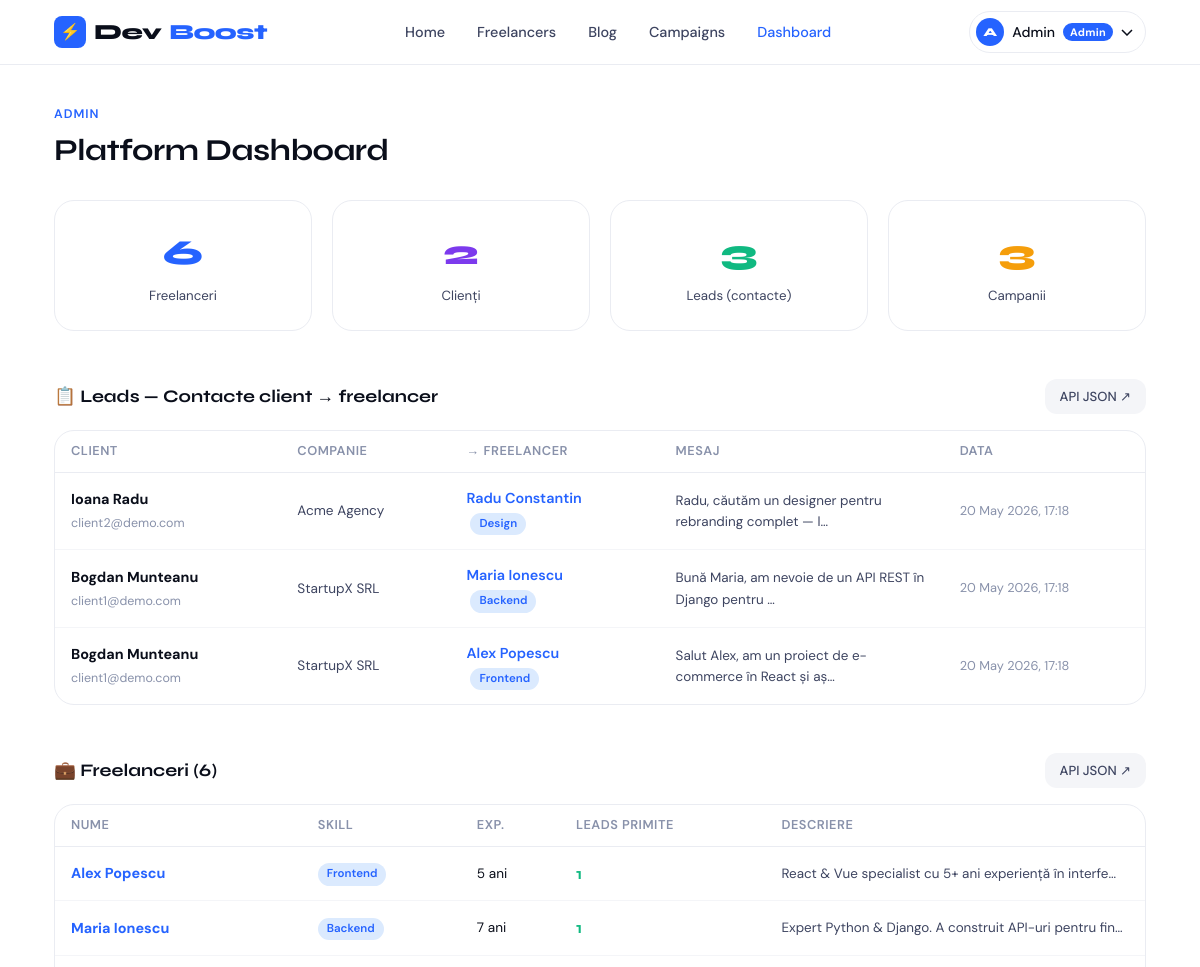
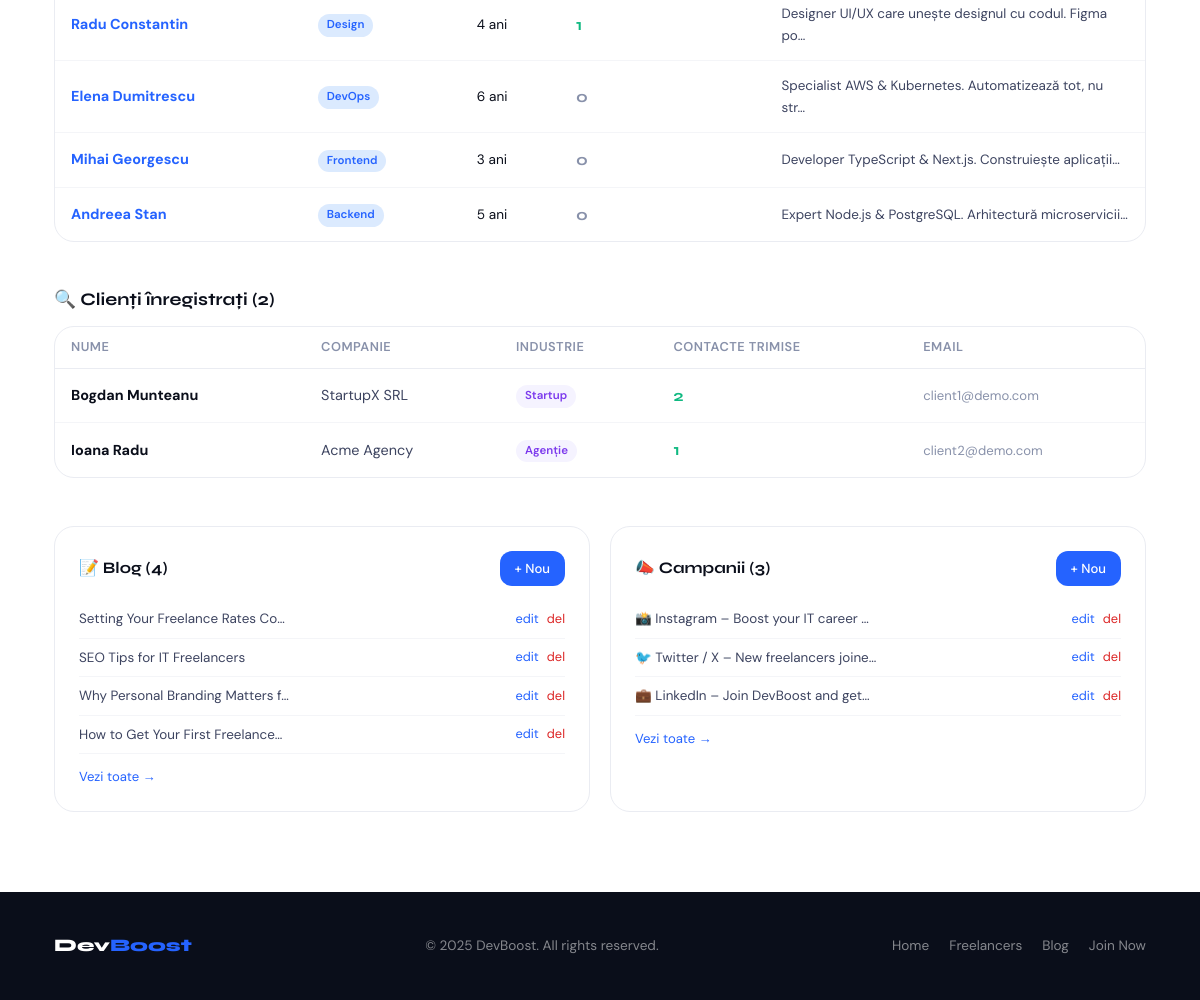
Screenshot of /admin-view/ (signed in) with the database file from the repository (2 pictures, top to bottom).
### core/models.py (models this page shows, shortened)
class Lead(models.Model):
    client = models.ForeignKey(
        ClientProfile, on_delete=models.SET_NULL,
        null=True, blank=True, related_name='sent_messages'
    )
    freelancer = models.ForeignKey(
        Freelancer, on_delete=models.SET_NULL,
        null=True, blank=True, related_name='received_messages'
    )
    sender_name = models.CharField(max_length=200, blank=True)
    sender_email = models.EmailField(blank=True)
    message = models.TextField()
    created_at = models.DateTimeField(auto_now_add=True)
    def get_sender_name(self):
        return self.client.full_name if self.client else self.sender_name
    def get_sender_email(self):
        return self.client.user.email if self.client and self.client.user else self.sender_email

class ClientProfile(models.Model):
    user = models.OneToOneField(
        User, on_delete=models.CASCADE,
        null=True, blank=True, related_name='client_profile'
    )
    full_name = models.CharField(max_length=200)
    company = models.CharField(max_length=200, blank=True, default='')
    industry = models.CharField(max_length=100, choices=INDUSTRY_CHOICES, blank=True)
    description = models.TextField(blank=True, default='')

class Freelancer(models.Model):
    user = models.OneToOneField(
        User, on_delete=models.CASCADE,
        null=True, blank=True, related_name='freelancer_profile'
    )
    full_name = models.CharField(max_length=200)
    skill = models.CharField(max_length=100, choices=SKILL_CHOICES)
    description = models.TextField(blank=True, default='')
    experience_years = models.IntegerField(default=1)

class BlogPost(models.Model):
    title = models.CharField(max_length=300)
    excerpt = models.TextField()
    body = models.TextField()
    category = models.CharField(max_length=100, default='General')
    created_at = models.DateTimeField(auto_now_add=True)
    updated_at = models.DateTimeField(auto_now=True)
    class Meta:
        ordering = ['-created_at']

class Campaign(models.Model):
    platform = models.CharField(max_length=100, choices=PLATFORM_CHOICES)
    text = models.TextField()
    likes = models.IntegerField(default=0)
    comments = models.IntegerField(default=0)
    is_active = models.BooleanField(default=True)
    created_at = models.DateTimeField(auto_now_add=True)
    PLATFORM_ICONS = {
        'LinkedIn': '💼', 'Twitter / X': '🐦',
        'Instagram': '📸', 'Facebook': '📘', 'TikTok': '🎵',
    }
    @property
    def icon(self):
        return self.PLATFORM_ICONS.get(self.platform, '📣')
    class Meta:
        ordering = ['-created_at']

### core/views.py (the view)
# urls.py: path('admin-view/', views.admin_view, name='admin_view'),
@login_required(login_url='/login/')
def admin_view(request):
    if not request.user.is_staff: return render(request, 'core/403.html', status=403)
    leads = Lead.objects.all().select_related('client', 'freelancer').order_by('-created_at')
    return render(request, 'core/admin_view.html', {
        'leads': leads,
        'freelancers': Freelancer.objects.all(),
        'clients': ClientProfile.objects.all(),
        'blog_posts': BlogPost.objects.all(),
        'campaign_posts': Campaign.objects.all(),
    })

### core/templates/core/admin_view.html (shortened to what this page needs)
{% extends 'core/base.html' %}
{% block content %}
<div class="container" style="padding-top:40px; padding-bottom:80px;">
  <div style="margin-bottom:32px;">
    <div style="font-size:0.78rem; color:var(--accent); font-weight:600; text-transform:uppercase; letter-spacing:1px; margin-bottom:8px;">Admin</div>
    <h1 style="font-size:1.9rem; letter-spacing:-0.5px;">Platform Dashboard</h1>
  </div>
  <div class="analytics-bar" style="margin-bottom:48px;">
    <div class="analytics-card">
      <div class="analytics-card__num">{{ freelancers|length }}</div>
      <div class="analytics-card__label">Freelanceri</div>
    </div>
    <div class="analytics-card">
      <div class="analytics-card__num" style="color:#7c3aed;">{{ clients|length }}</div>
      <div class="analytics-card__label">Clienți</div>
    </div>
    <div class="analytics-card">
      <div class="analytics-card__num" style="color:var(--success);">{{ leads|length }}</div>
      <div class="analytics-card__label">Leads (contacte)</div>
    </div>
    <div class="analytics-card">
      <div class="analytics-card__num" style="color:var(--warn);">{{ campaign_posts|length }}</div>
      <div class="analytics-card__label">Campanii</div>
    </div>
  </div>
  <div style="margin-bottom:48px;">
    <div style="display:flex; justify-content:space-between; align-items:center; margin-bottom:16px; flex-wrap:wrap; gap:10px;">
      <h2 style="font-size:1.1rem; font-weight:700;">📋 Leads — Contacte client → freelancer</h2>
      <a href="/api/leads/" class="btn btn--ghost btn--sm" target="_blank">API JSON ↗</a>
    </div>
    <div style="border:1px solid var(--surface-3); border-radius:var(--radius-lg); overflow:hidden;">
      {% if leads %}
      <div style="overflow-x:auto;">
      <table class="data-table">
        <thead><tr><th>Client</th><th>Companie</th><th>→ Freelancer</th><th>Mesaj</th><th>Data</th></tr></thead>
        <tbody>
          {% for lead in leads %}
          <tr>
            <td>
              <strong>{{ lead.get_sender_name }}</strong><br>
              <span style="font-size:0.78rem; color:var(--ink-faint);">{{ lead.get_sender_email }}</span>
            </td>
            <td style="color:var(--ink-muted); font-size:0.85rem;">
              {% if lead.client and lead.client.company %}{{ lead.client.company }}{% else %}—{% endif %}
            </td>
            <td>
              {% if lead.freelancer %}
              <a href="{% url 'freelancer_detail' lead.freelancer.id %}" style="font-weight:600; color:var(--accent);">{{ lead.freelancer.full_name }}</a>
              <span class="badge" style="margin-left:4px; display:block; margin-top:3px; width:fit-content;">{{ lead.freelancer.skill }}</span>
              {% else %}—{% endif %}
            </td>
            <td style="color:var(--ink-muted); max-width:200px; font-size:0.84rem;">{{ lead.message|truncatechars:55 }}</td>
            <td style="color:var(--ink-faint); font-size:0.8rem; white-space:nowrap;">{{ lead.created_at|date:"d M Y, H:i" }}</td>
          </tr>
          {% endfor %}
        </tbody>
      </table>
      </div>
      {% else %}
      <div style="padding:40px; text-align:center; color:var(--ink-muted); font-size:0.9rem;">
        Niciun lead încă. Când un client contactează un freelancer, apare aici.
      </div>
      {% endif %}
    </div>
  </div>
  <div style="margin-bottom:48px;">
    <div style="display:flex; justify-content:space-between; align-items:center; margin-bottom:16px; flex-wrap:wrap; gap:10px;">
      <h2 style="font-size:1.1rem; font-weight:700;">💼 Freelanceri ({{ freelancers|length }})</h2>
      <a href="/api/freelancers/" class="btn btn--ghost btn--sm" target="_blank">API JSON ↗</a>
    </div>
    <div style="border:1px solid var(--surface-3); border-radius:var(--radius-lg); overflow:hidden;">
      <div style="overflow-x:auto;">
      <table class="data-table">
        <thead><tr><th>Nume</th><th>Skill</th><th>Exp.</th><th>Leads primite</th><th>Descriere</th></tr></thead>
        <tbody>
          {% for f in freelancers %}
          <tr>
            <td><a href="{% url 'freelancer_detail' f.id %}" style="font-weight:700; color:var(--accent);">{{ f.full_name }}</a></td>
            <td><span class="badge">{{ f.skill }}</span></td>
            <td style="font-size:0.85rem;">{{ f.experience_years }} ani</td>
            <td>
              <span style="font-family:'Syne',sans-serif; font-weight:700; color:{% if f.received_messages.count > 0 %}var(--success){% else %}var(--ink-faint){% endif %}; font-size:1rem;">
                {{ f.received_messages.count }}
              </span>
            </td>
            <td style="color:var(--ink-muted); font-size:0.84rem; max-width:240px;">{{ f.description|truncatechars:55 }}</td>
          </tr>
          {% endfor %}
        </tbody>
      </table>
      </div>
    </div>
  </div>
  <div style="margin-bottom:48px;">
    <h2 style="font-size:1.1rem; font-weight:700; margin-bottom:16px;">🔍 Clienți înregistrați ({{ clients|length }})</h2>
    <div style="border:1px solid var(--surface-3); border-radius:var(--radius-lg); overflow:hidden;">
      {% if clients %}
      <div style="overflow-x:auto;">
      <table class="data-table">
        <thead><tr><th>Nume</th><th>Companie</th><th>Industrie</th><th>Contacte trimise</th><th>Email</th></tr></thead>
        <tbody>
          {% for c in clients %}
          <tr>
            <td><strong>{{ c.full_name }}</strong></td>
            <td style="color:var(--ink-muted);">{{ c.company|default:"—" }}</td>
            <td><span class="badge" style="background:#f5f3ff; color:#7c3aed;">{{ c.industry|default:"—" }}</span></td>
            <td>
              <span style="font-family:'Syne',sans-serif; font-weight:700; color:{% if c.sent_messages.count > 0 %}var(--success){% else %}var(--ink-faint){% endif %}; font-size:1rem;">
                {{ c.sent_messages.count }}
              </span>
            </td>
            <td style="font-size:0.82rem; color:var(--ink-faint);">{{ c.user.email|default:"—" }}</td>
          </tr>
          {% endfor %}
        </tbody>
      </table>
      </div>
      {% else %}
      <div style="padding:32px; text-align:center; color:var(--ink-muted); font-size:0.9rem;">Niciun client înregistrat încă.</div>
      {% endif %}
    </div>
  </div>
  <div style="display:grid; grid-template-columns:1fr 1fr; gap:20px;">
    <div style="border:1px solid var(--surface-3); border-radius:var(--radius-lg); padding:24px;">
      <div style="display:flex; justify-content:space-between; align-items:center; margin-bottom:14px;">
        <h2 style="font-size:1rem; font-weight:700;">📝 Blog ({{ blog_posts|length }})</h2>
        <a href="{% url 'blog_add' %}" class="btn btn--primary btn--sm">+ Nou</a>
      </div>
      {% for p in blog_posts|slice:":4" %}
      <div style="display:flex; justify-content:space-between; align-items:center; padding:8px 0; border-bottom:1px solid var(--surface-2); font-size:0.84rem;">
        <span style="color:var(--ink-muted);">{{ p.title|truncatechars:32 }}</span>
        <div style="display:flex; gap:8px;">
          <a href="{% url 'blog_edit' p.id %}" style="color:var(--accent); font-size:0.8rem;">edit</a>
          <a href="{% url 'blog_delete' p.id %}" style="color:#dc2626; font-size:0.8rem;">del</a>
        </div>
      </div>
      {% endfor %}
      <a href="{% url 'blog' %}" style="font-size:0.82rem; color:var(--accent); display:block; margin-top:12px;">Vezi toate →</a>
    </div>
    <div style="border:1px solid var(--surface-3); border-radius:var(--radius-lg); padding:24px;">
      <div style="display:flex; justify-content:space-between; align-items:center; margin-bottom:14px;">
        <h2 style="font-size:1rem; font-weight:700;">📣 Campanii ({{ campaign_posts|length }})</h2>
        <a href="{% url 'campaign_add' %}" class="btn btn--primary btn--sm">+ Nou</a>
      </div>
      {% for c in campaign_posts|slice:":4" %}
      <div style="display:flex; justify-content:space-between; align-items:center; padding:8px 0; border-bottom:1px solid var(--surface-2); font-size:0.84rem;">
        <span style="color:var(--ink-muted);">{{ c.icon }} {{ c.platform }} – {{ c.text|truncatechars:22 }}</span>
        <div style="display:flex; gap:8px;">
          <a href="{% url 'campaign_edit' c.id %}" style="color:var(--accent); font-size:0.8rem;">edit</a>
          <a href="{% url 'campaign_delete' c.id %}" style="color:#dc2626; font-size:0.8rem;">del</a>
        </div>
      </div>
      {% endfor %}
      <a href="{% url 'campaigns' %}" style="font-size:0.82rem; color:var(--accent); display:block; margin-top:12px;">Vezi toate →</a>
    </div>
  </div>
</div>
{% endblock %}

### core/templates/core/base.html (shortened to what this page needs)
{% load static %}
<!DOCTYPE html>
<html lang="en">
<head>
  <link rel="stylesheet" href="{% static 'core/css/style.css' %}">
</head>
<body>
<nav class="nav">
  <div class="container">
    <div class="nav__inner">
      <a href="{% url 'home' %}" class="nav__logo" style="text-decoration:none;">
        <div class="nav__logo-icon">⚡</div>
        Dev<span>Boost</span>
      </a>
      <ul class="nav__links" id="navLinks">
        <li><a href="{% url 'home' %}" {% if request.resolver_match.url_name == 'home' %}class="active"{% endif %}>Home</a></li>
        <li><a href="{% url 'freelancers' %}" {% if request.resolver_match.url_name == 'freelancers' %}class="active"{% endif %}>Freelancers</a></li>
        <li><a href="{% url 'blog' %}" {% if request.resolver_match.url_name == 'blog' %}class="active"{% endif %}>Blog</a></li>
        <li><a href="{% url 'campaigns' %}" {% if request.resolver_match.url_name == 'campaigns' %}class="active"{% endif %}>Campaigns</a></li>
        {% if user.is_authenticated and user.is_staff %}
        <li><a href="{% url 'admin_view' %}" {% if request.resolver_match.url_name == 'admin_view' %}class="active"{% endif %}>Dashboard</a></li>
        {% endif %}
      </ul>
      <div class="nav__auth">
        {% if user.is_authenticated %}
          <div class="nav__user-menu" id="userMenu">
            <button class="nav__user-btn" id="userMenuBtn">
              <div class="nav__avatar">{% if user.first_name %}{{ user.first_name|slice:":1"|upper }}{% else %}{{ user.username|slice:":1"|upper }}{% endif %}</div>
              <span class="nav__user-name">{{ user.first_name|default:user.username }}</span>
              {% if user.is_staff %}<span class="nav__role-badge">Admin</span>{% endif %}
              <svg width="12" height="7" viewBox="0 0 12 7" fill="none" stroke="currentColor" stroke-width="1.5"><path d="M1 1l5 5 5-5"/></svg>
            </button>
          </div>
        {% else %}
          <a href="{% url 'login' %}" class="btn btn--ghost btn--sm">Log in</a>
          <a href="{% url 'signup' %}" class="btn btn--primary btn--sm">Join Now</a>
        {% endif %}
      </div>
    </div>
  </div>
</nav>
{% block content %}{% endblock %}
<footer class="footer">
  <div class="container">
    <div class="footer__inner">
      <div class="footer__logo">Dev<span>Boost</span></div>
      <div>© 2025 DevBoost. All rights reserved.</div>
      <div class="footer__links">
        <a href="{% url 'home' %}">Home</a>
        <a href="{% url 'freelancers' %}">Freelancers</a>
        <a href="{% url 'blog' %}">Blog</a>
        <a href="{% url 'signup' %}">Join Now</a>
      </div>
    </div>
  </div>
</footer>
</body>
</html>

### rows the page displays
Lead: get_sender_name "Ioana Radu", get_sender_email "client2@demo.com", client.company "Acme Agency", freelancer.full_name "Radu Constantin", freelancer.skill "Design", message "Radu, căutăm un designer pentru rebranding complet — l…", created_at "20 May 2026, 17:18"
Lead: get_sender_name "Bogdan Munteanu", get_sender_email "client1@demo.com", client.company "StartupX SRL", freelancer.full_name "Maria Ionescu", freelancer.skill "Backend", message "Bună Maria, am nevoie de un API REST în Django pentru …", created_at "20 May 2026, 17:18"
Lead: get_sender_name "Bogdan Munteanu", get_sender_email "client1@demo.com", client.company "StartupX SRL", freelancer.full_name "Alex Popescu", freelancer.skill "Frontend", message "Salut Alex, am un proiect de e-commerce în React și aș…", created_at "20 May 2026, 17:18"
Freelancer: full_name "Alex Popescu", skill "Frontend", experience_years "5", received_messages.count "1", description "React & Vue specialist cu 5+ ani experiență în interfe…"
Freelancer: full_name "Maria Ionescu", skill "Backend", experience_years "7", received_messages.count "1", description "Expert Python & Django. A construit API-uri pentru fin…"
Freelancer: full_name "Radu Constantin", skill "Design", experience_years "4", received_messages.count "1", description "Designer UI/UX care unește designul cu codul. Figma po…"
Freelancer: full_name "Elena Dumitrescu", skill "DevOps", experience_years "6", received_messages.count "0", description "Specialist AWS & Kubernetes. Automatizează tot, nu str…"
Freelancer: full_name "Mihai Georgescu", skill "Frontend", experience_years "3", received_messages.count "0", description "Developer TypeScript & Next.js. Construiește aplicații…"
Freelancer: full_name "Andreea Stan", skill "Backend", experience_years "5", received_messages.count "0", description "Expert Node.js & PostgreSQL. Arhitectură microservicii…"
ClientProfile: full_name "Bogdan Munteanu", company "StartupX SRL", industry "Startup", sent_messages.count "2", user.email "client1@demo.com"
ClientProfile: full_name "Ioana Radu", company "Acme Agency", industry "Agenție", sent_messages.count "1", user.email "client2@demo.com"
BlogPost: title "Setting Your Freelance Rates Co…"
BlogPost: title "SEO Tips for IT Freelancers"
BlogPost: title "Why Personal Branding Matters f…"
BlogPost: title "How to Get Your First Freelance…"
Campaign: icon "📸", platform "Instagram", text "Boost your IT career …"
Campaign: icon "🐦", platform "Twitter / X", text "New freelancers joine…"
Campaign: icon "💼", platform "LinkedIn", text "Join DevBoost and get…"

### other values shown
{{ user.first_name|slice:":1"|upper }} "A"
{{ user.first_name|default:user.username }} "Admin"
{{ freelancers|length }} "6"
{{ clients|length }} "2"
{{ leads|length }} "3"
{{ campaign_posts|length }} "3"
{{ blog_posts|length }} "4"
